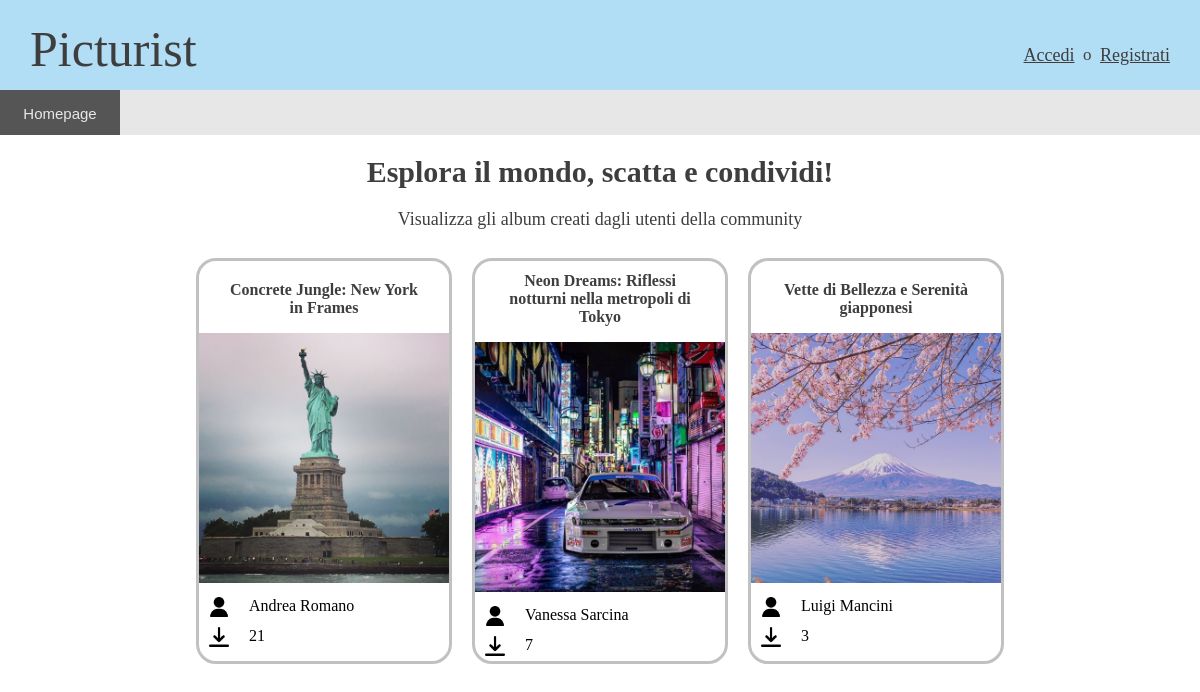
The page /home on the database its author committed.
### tables this page shows
CREATE TABLE "albums" (
	"id"	INTEGER UNIQUE,
	"title"	TEXT,
	"author"	TEXT,
	PRIMARY KEY("id" AUTOINCREMENT)
);

CREATE TABLE "photos" (
	"id"	INTEGER UNIQUE,
	"album_id"	INTEGER,
	"title"	TEXT,
	"description"	TEXT,
	"date"	TEXT,
	"position"	TEXT,
	"author"	TEXT,
	"filename"	TEXT,
	"private"	INTEGER,
	"downloads"	INTEGER,
	PRIMARY KEY("id" AUTOINCREMENT)
);

### app.py (the view)
@app.route('/home')
def home():
    albums=dao.GetAlbums_Public()
    packs=[]
    for album in albums:
        photo=dao.GetFirstPhotoByAlbumID_Public(album['id'])
        tot_downloads=dao.GetAlbumTotDownloadsByID(album['id'])[0]
        if photo:
            pack={"album_title":album['title'], "album_id":album['id'], "album_author":album['author'],
                "album_cover_filename":photo['filename'], "album_tot_downloads":tot_downloads}
        else:
            pack={"album_title":album['title'], "album_id":album['id'], "album_author":album['author'],
                 "album_tot_downloads":tot_downloads}
        packs.append(pack)
    return render_template('home.html', packs=packs)

### dao.py (called while the page is built)
def GetAlbums_Public():
    conn = sqlite3.connect('database/picturist.db')
    conn.row_factory = sqlite3.Row
    sql = 'SELECT * FROM albums ORDER BY title COLLATE NOCASE ASC'
    cursor = conn.cursor()
    cursor.execute(sql)
    albums=cursor.fetchall()
    public_albums=[]
    for album in albums:
        public_photos=GetPhotosByAlbumID_Public(album['id'])
        if public_photos:
            public_albums.append(album)
    cursor.close()
    conn.close()
    return public_albums

def GetAlbumTotDownloadsByID(album_id):
    conn = sqlite3.connect('database/picturist.db')
    conn.row_factory = sqlite3.Row
    sql = 'SELECT SUM(downloads) FROM photos WHERE album_id=?'
    cursor = conn.cursor()
    cursor.execute(sql, (album_id,))
    tot_downloads=cursor.fetchone()
    cursor.close()
    conn.close()
    return tot_downloads

def GetPhotosByAlbumID_Public(album_id):
    conn = sqlite3.connect('database/picturist.db')
    conn.row_factory = sqlite3.Row
    sql = 'SELECT * FROM photos WHERE album_id=? AND private=0 ORDER BY date ASC'
    cursor = conn.cursor()
    cursor.execute(sql, (album_id,))
    photos=cursor.fetchall()
    cursor.close()
    conn.close()
    return photos

def GetFirstPhotoByAlbumID_Public(album_id):
    conn = sqlite3.connect('database/picturist.db')
    conn.row_factory = sqlite3.Row
    sql = 'SELECT * FROM photos WHERE album_id=? AND private=0 ORDER BY date ASC'
    cursor = conn.cursor()
    cursor.execute(sql, (album_id,))
    photo=cursor.fetchone()
    cursor.close()
    conn.close()
    return photo

### templates/home.html (shortened to what this page needs)
{% extends "base.html" %}
{% block head %}
<link rel="stylesheet" type="text/css" href="{{ url_for('static', filename='home.css') }}">
{% endblock %}
{% block body %}
<nav>
    <button class="button-active">
        <p>Homepage</p>
    </button>
</nav>
<content>
    <div id="home-album-container">
        <header>
            <h1>Esplora il mondo, scatta e condividi!</h1>
            <p>Visualizza gli album creati dagli utenti della community</p>
        </header>
        <content>
            {% for pack in packs %}
            <div class="album-view">
                <p class="album-view-title">{{ pack.album_title }}</p>
                <form action="/home/view-album" method="GET">
                    <button type="submit" name="album_id" value="{{ pack.album_id }}">
                        {% if pack.album_cover_filename %}
                        <img src="{{ url_for('static', filename=pack.album_cover_filename) }}">
                        {% else %}
                        Clicca qui per esplorare l'album e aggiungervi foto
                        {% endif %}
                    </button>
                </form>
                <footer>
                    <div class="album-view-author">
                        <p><img src="{{ url_for('static', filename='icon-user.png') }}">{{ pack.album_author }}</p>
                    </div>
                    <div class="album-view-downloads">
                        <p><img src="{{ url_for('static', filename='icon-download.png') }}">{{ pack.album_tot_downloads }}</p>
                    </div>
                </footer>
            </div>
            {% endfor %}
        </content>
    </div>
</content>
{% endblock %}

### templates/base.html (shortened to what this page needs)
<!DOCTYPE html>
<html>
    <head>
        <link rel="stylesheet" type="text/css" href="{{ url_for('static', filename='base.css') }}">
        {% block head %}{% endblock %}
    </head>
    <body>
        <header class="base-header">
            <p>
                Picturist
            </p>
            {% if not current_user.is_authenticated %}
            <section id="login-register-accesspoint">
                <a href="{{ url_for('register') }}">Registrati</a>
                <p>&nbsp o &nbsp</p>
                <a href="{{ url_for('login') }}">Accedi</a>
            </section>
            {% endif %}
        </header>
        {% block body %}{% endblock %}
    </body>
</html>

### static/base.css (style rules this page uses)
body { margin: 0; padding: 0; }
.base-header { margin: 0px; padding: 0px; height: 90px; width: 100%; background-color: rgb(177, 222, 245); }
.base-header p { font-size: 50px; color: #3e3e3e; margin: 0px; padding-bottom: 0px; padding-top: 20px; padding-left: 30px; float: left; }
.base-header section { width: 300px; height: 60px; padding-right: 30px; padding-top: 15px; padding-bottom: 15px; float: right; }
.base-header #login-register-accesspoint p { font-size: 17px; text-align: end; color: #3e3e3e; float: right; padding: 0px; padding-top: 30px; }
.base-header #login-register-accesspoint a { font-size: 18px; text-align: end; color: #3e3e3e; float: right; padding: 0px; padding-top: 30px; }

### static/home.css (style rules this page uses)
nav { margin: 0px; padding: 0px; height: 45px; width: 100%; background-color: #e7e7e7; }
.button-active { margin: 0px; padding: 0px; height: 45px; width: 120px; float: left; border: none; color: #e7e7e7; background-color: #555555; }
.button-active p { text-align: center; font-size: 15px; text-decoration: none !important; }
content { width: 100%; height: 600px; padding: 0; margin: 0; display: flex; justify-content: center; }
#home-album-container { width: 100%; height: fit-content; padding: 0; margin: 0; }
#home-album-container header p { text-align: center; font-size: 18px; color: #3e3e3e; }
#home-album-container header h1 { text-align: center; font-size: 30px; color: #3e3e3e; }
#home-album-container content { display: flex; flex-wrap: wrap; flex-direction: row; justify-content: center; padding: 0; margin: 0; }
.album-view { background-color: white; padding: 0; margin: 10px; border-radius: 20px; border-width: 5px; border: solid; border-color: rgb(193, 193, 193); display: flex; justify-content: center; flex-direction: column; align-items: center; width: 250px; height: 400px; }
.album-view button { background-color: transparent; border-width: 0; padding: 0; width: 250px; height: 250px; }
.album-view-title { width: 200px; color: #3e3e3e; font-size: 16px; font-weight: 600; text-align: center; }
.album-view img { width: 250px; height: 250px; }
.album-view footer { width: 250px; height: 70px; }
.album-view-author p, .album-view-downloads p { width: 200px; height: 20px; margin: 10px; padding: 0; }
.album-view-author img, .album-view-downloads img { width: 20px; height: 20px; float: left; margin-right: 20px; }

### rows shown on the page
albums: album_title "Concrete Jungle: New York in Frames", album_author "Andrea Romano"
photos: filename (picture)
albums: album_title "Neon Dreams: Riflessi notturni nella metropoli di Tokyo", album_author "Vanessa Sarcina"
photos: filename (picture)
albums: album_title "Vette di Bellezza e Serenità giapponesi", album_author "Luigi Mancini"
photos: filename (picture)

### other values the page prints
{{ pack.album_tot_downloads }} "21" "7" "3"
